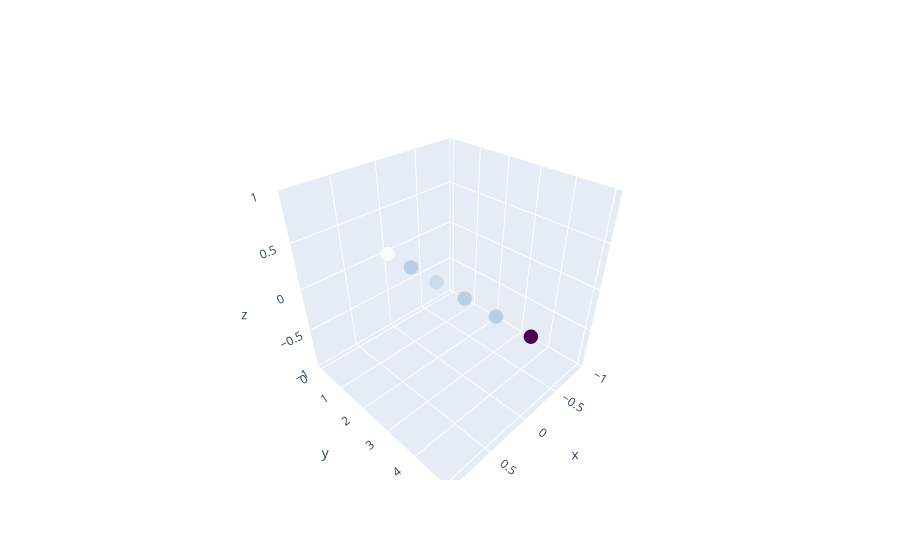

The cell this chart's notebook holds for it:
### Code cell
plot_tensor(labels.view(1, -1, 1), ["x", "y", "z"], opacity=1)

### Figure 1 — Plotly figure (JSON) as saved in the notebook; plotly's stock layout.template omitted (floating-point values rounded to 4 significant figures)
{"data": [{"marker": {"color": [0.121, 0.2171, 0.1927, 0.2171, 0.2171, 0.4719], "colorscale": [[0, "rgb(247,252,253)"], [0.125, "rgb(224,236,244)"], [0.25, "rgb(191,211,230)"], [0.375, "rgb(158,188,218)"], [0.5, "rgb(140,150,198)"], [0.625, "rgb(140,107,177)"], [0.75, "rgb(136,65,157)"], [0.875, "rgb(129,15,124)"], [1, "rgb(77,0,75)"]], "opacity": 1, "size": 5}, "mode": "markers", "type": "scatter3d", "x": [0, 0, 0, 0, 0, 0], "y": [0, 1, 2, 3, 4, 5], "z": [0, 0, 0, 0, 0, 0]}], "layout": {"scene": {"xaxis": {"title": {"text": "x"}}, "yaxis": {"title": {"text": "y"}}, "zaxis": {"title": {"text": "z"}}}}}
